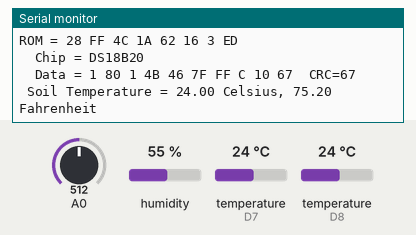
Recording of a sketch running on a simulated ESP8266 (NodeMCU). On the bench: the last lines printed to the serial monitor. The test bench sets the inputs (shaded band); at power-on: temperature (sensors on D8, D7) 24 °C, humidity 55 %, A0 = 512. WiFi joins after 1.5 s; servers stay silent unless stated.

Above: at 2.7 s.
2.8 s: temperature (sensor on D8) set to 12 °C
At 3.7 s:
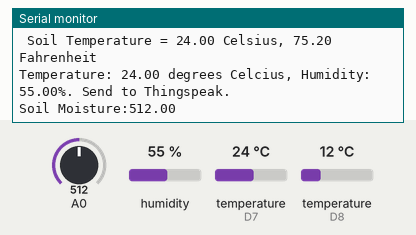
16.3 s: temperature (sensor on D8) set to 28 °C
At 18.9 s:
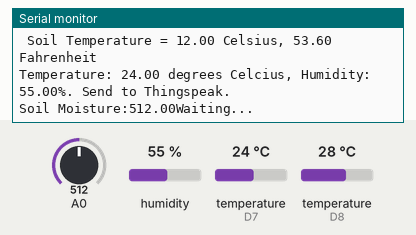
30.3 s: temperature (sensor on D8) set to 33 °C
At 43.1 s:
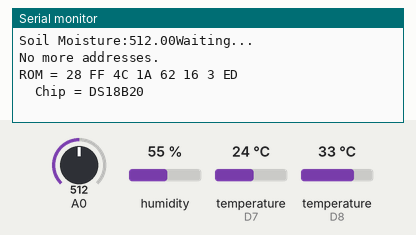
44.3 s: humidity set to 22 %
At 45.9 s:
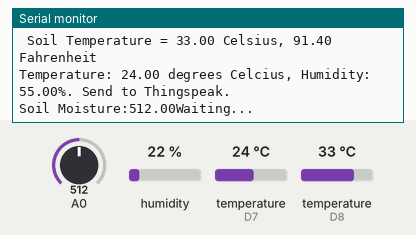
51.0 s: A0 set to 716
At 55.76 s:
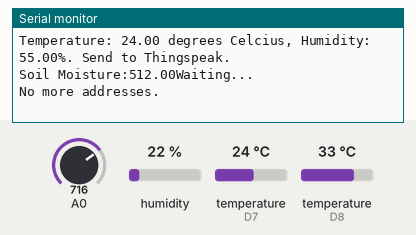
57.7 s: temperature (sensor on D8) set to 8 °C
At 59.9 s:
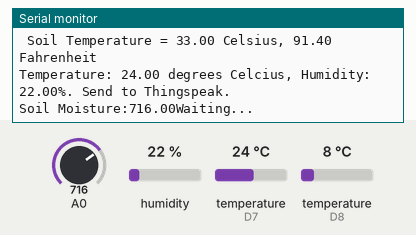
Timing chart, 0 to 61.4 s (numbered marks = the images above; inputs shaded):
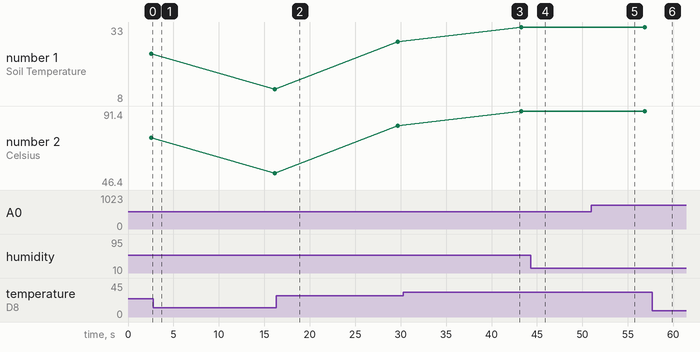

Measured:
- plotted number 1: 24 → 12 after the input at 2.8 s, 28 → 33 after the input at 30.3 s, 33 → 8 after the input at 57.7 s
- plotted number 2: 75.2 → 53.6 after the input at 2.8 s, 53.6 → 82.4 after the input at 16.3 s, 82.4 → 91.4 after the input at 30.3 s, 91.4 → 46.4 after the input at 57.7 s

The sketch:

SmartFArmingStick.ino
```cpp
#include <OneWire.h>
#include <DallasTemperature.h>
#include <ESP8266WiFi.h>                         //Including the esp library for node-mcu
#include <DHT.h>                                 // Including library forDHT11 Sensor

OneWire ds(D8);

String apiKey = "UPBXNU3DEGWY78BU";                       //  Enter your Write API key from ThingSpeak

const char *ssid =  "Chana";
const char *pass =  "kdst8033";
const char* server = "api.thingspeak.com";

#define DHTPIN D7                                              //pin where the DHT11 is connected


DHT dht(DHTPIN, DHT11);

WiFiClient client;

void setup()
{

       Serial.begin(9600);
       delay(10);
       dht.begin();


       Serial.println("Connecting to ");
       Serial.println(ssid);


      WiFi.begin(ssid, pass);

      while (WiFi.status() != WL_CONNECTED)
     {
            delay(500);
            Serial.print(".");
     }
      Serial.println("");
     Serial.println("WiFi connected");

}


void loop()
{

      float h = dht.readHumidity();
      float t = dht.readTemperature();
      float soilMoisture = analogRead(A0);
  byte i;
  byte present = 0;
  byte type_s;
  byte data[12];
  byte addr[8];
  float celsius, fahrenheit;

  if ( !ds.search(addr)) {
    Serial.println("No more addresses.");
    Serial.println();
    ds.reset_search();
    delay(250);
    return;
  }

  Serial.print("ROM =");
  for( i = 0; i < 8; i++) {
    Serial.write(' ');
    Serial.print(addr[i], HEX);
  }

  if (OneWire::crc8(addr, 7) != addr[7]) {
      Serial.println("CRC is not valid!");
      return;
  }
  Serial.println();

  // the first ROM byte indicates which chip
  switch (addr[0]) {
    case 0x10:
      Serial.println("  Chip = DS18S20");  // or old DS1820
      type_s = 1;
      break;
    case 0x28:
      Serial.println("  Chip = DS18B20");
      type_s = 0;
      break;
    case 0x22:
      Serial.println("  Chip = DS1822");
      type_s = 0;
      break;
    default:
      Serial.println("Device is not a DS18x20 family device.");
      return;
  }

  ds.reset();
  ds.select(addr);
  ds.write(0x44, 1);        // start conversion, with parasite power on at the end

  delay(1000);     // maybe 750ms is enough, maybe not
  // we might do a ds.depower() here, but the reset will take care of it.

  present = ds.reset();
  ds.select(addr);
  ds.write(0xBE);         // Read Scratchpad

  Serial.print("  Data = ");
  Serial.print(present, HEX);
  Serial.print(" ");
  for ( i = 0; i < 9; i++) {           // we need 9 bytes
    data[i] = ds.read();
    Serial.print(data[i], HEX);
    Serial.print(" ");
  }
  Serial.print(" CRC=");
  Serial.print(OneWire::crc8(data, 8), HEX);
  Serial.println();

  // Convert the data to actual temperature
  // because the result is a 16 bit signed integer, it should
  // be stored to an "int16_t" type, which is always 16 bits
  // even when compiled on a 32 bit processor.
  int16_t raw = (data[1] << 8) | data[0];
  if (type_s) {
    raw = raw << 3; // 9 bit resolution default
    if (data[7] == 0x10) {
      // "count remain" gives full 12 bit resolution
      raw = (raw & 0xFFF0) + 12 - data[6];
    }
  } else {
    byte cfg = (data[4] & 0x60);
    // at lower res, the low bits are undefined, so let's zero them
    if (cfg == 0x00) raw = raw & ~7;  // 9 bit resolution, 93.75 ms
    else if (cfg == 0x20) raw = raw & ~3; // 10 bit res, 187.5 ms
    else if (cfg == 0x40) raw = raw & ~1; // 11 bit res, 375 ms
    //// default is 12 bit resolution, 750 ms conversion time
  }
  celsius = (float)raw / 16.0;
  fahrenheit = celsius * 1.8 + 32.0;
  Serial.print(" Soil Temperature = ");
  Serial.print(celsius);
  Serial.print(" Celsius, ");
  Serial.print(fahrenheit);
  Serial.println(" Fahrenheit");


              if (isnan(h) || isnan(t))
                 {
                     Serial.println("Failed to read from DHT sensor!");
                      return;
                 }

                       if (client.connect(server,80))                                      //   "184.106.153.149" or api.thingspeak.com
                      {

                             String postStr = apiKey;
                             postStr +="&field1=";
                             postStr += String(t);
                             postStr +="&field2=";
                             postStr += String(h);
                             postStr +="&field3=";
                             postStr += String(soilMoisture);
                              postStr +="&field4=";
                             postStr += String(celsius);
                             postStr += "\r\n\r\n";

                             client.print("POST /update HTTP/1.1\n");
                            client.print("Host: api.thingspeak.com\n");
                             client.print("Connection: close\n");
                             client.print("X-THINGSPEAKAPIKEY: "+apiKey+"\n");
                             client.print("Content-Type: application/x-www-form-urlencoded\n");
                             client.print("Content-Length: ");
                             client.print(postStr.length());
                             client.print("\n\n");
                             client.print(postStr);

                             Serial.print("Temperature: ");
                             Serial.print(t);
                             Serial.print(" degrees Celcius, Humidity: ");
                             Serial.print(h);
                            Serial.println("%. Send to Thingspeak.");
                            Serial.print("Soil Moisture:");
Serial.print(soilMoisture);
delay(2000);
                        }
          client.stop();

          Serial.println("Waiting...");

  // thingspeak needs minimum 15 sec delay between updates, i've set it to 30 seconds
  delay(10000);

}
```
